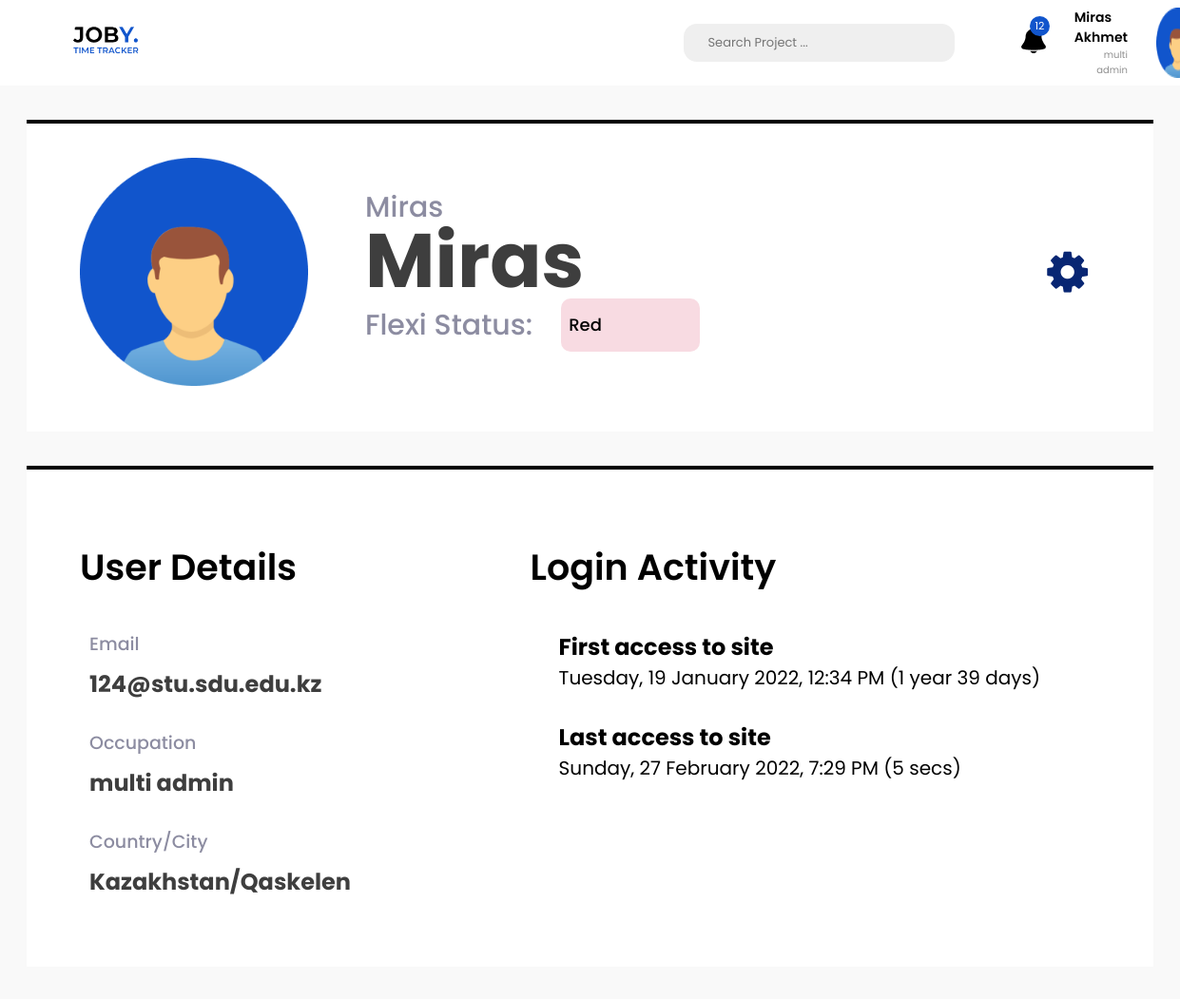
The page /profile (signed in) on the database its author committed.
### models.py (models this page shows, shortened)
class Employee(db.Model, UserMixin):
    id = db.Column(db.Integer(), primary_key=True)
    login_id = db.Column(db.String(10), unique=True, nullable=True)
    name = db.Column(db.String(100), nullable=False)
    surname = db.Column(db.String(100), nullable=False)
    profession = db.Column(db.String(30), nullable=False)
    password = db.Column(db.String(40), nullable=False)
    flex_status = db.relationship('FlexStatus', backref='flex_status')

### views.py (the view)
@app.route('/profile', methods = ['POST', 'GET'])
@login_required
def profile_page():
    user = current_user
    flx = FlexStatus.query.order_by(desc(FlexStatus.enterTime)).filter_by(
        employee_id=current_user.id).first().get_status()
    return render_template('profile.html', user=user, flex=flx)

### models.py (called while the page is built)
@login_manager.user_loader
def load_user(user_id):
    return Employee.query.get(user_id)

    def get_status(self):
        tmp = self.exitTime - self.enterTime
        return tmp.seconds

### templates/profile.html (shortened to what this page needs)
<!DOCTYPE html>
<html lang="en">
<head>
 <link rel="stylesheet" href="{{ url_for('static',filename = 'styles/profile_style.css') }}">
 <link rel="stylesheet" href="https://cdnjs.cloudflare.com/ajax/libs/font-awesome/4.7.0/css/font-awesome.min.css">
</head>
<body>
 <nav>
  <a href="/home" class="logo_container">
   <img src="static/images/logo.png" alt="logo">
  </a>
  <div class="search">
   Search Project ...
  </div>
  <div class="notifications">
   <img src="static/images/bell.png" alt="">
   <div class="notification_numb">12</div>
  </div>
  <div class="profile_info">
   <div class="name_profession">
    <div class="name_surname">{{ user.name }} {{ user.surname }}</div>
    <div class="profession">{{ user.profession }}</div>
   </div>
   <img src="static/images/profile_photo.png" alt="" class="profile_photo">
  </div>
 </nav>
 <section class="main_content">
  <section class="profile_general_info">
   <div class="big_profile_info">
    <img src="static/images/big_profile_photo.png" alt="" class="big_profile_photo">
    <div class="profile_name">
     <div class="header">{{ user.name.capitalize() }}</div>
     <div class="name">{{user.name }}</div>
     <div class="header flexi">Flexi Status:
         {% if flex >= 126000 %}
        <div class="flexi_status w_card">Green</div>
        {% else %}
        <div class="flexi_status wo_card">Red</div>
        {% endif %}
     </div>
    </div>
   </div>
   <i class="fa fa-gear"></i>
  </section>
  <section class="profile_general_info second">
   <div class="user_details">
    <h1>User Details</h1>
    <div class="gray">Email</div>
    <div class="bold">{{user.login_id}}@stu.sdu.edu.kz</div>
    <div class="gray">Occupation</div>
    <div class="bold">{{user.profession}}</div>
    <div class="gray">Country/City</div>
    <div class="bold">Kazakhstan/Qaskelen</div>
   </div>
   <div class="login_activity">
    <h1>Login Activity</h1>
    <div class="bold">First access to site</div>
    <div class="txt">Tuesday, 19 January 2022, 12:34 PM (1 year 39 days)</div>
    <div class="bold">Last access to site</div>
    <div class="txt">Sunday, 27 February 2022, 7:29 PM (5 secs)</div>
   </div>
  </section>
 </section>
</body>
</html>

### static/styles/profile_style.css (style rules this page uses)
body { margin: 0; padding: 0; font-family: Poppins; background-color: #f9f9f9; padding-bottom: 200px; }
nav { height: 90px; background-color: #fff; display: flex; align-items: center; padding-left: 70px; }
.logo_container img { height: auto; width: 100%; max-width: 128px !important; }
.search { width: 408px; height: 40px; background-color: #efefef; border-radius: 14px; display: flex; align-items: center; color: #757575; padding-left: 25px; font-size: 13px; margin-left: 35.5rem; }
.notifications { position: relative; margin-right: 1.8rem; margin-left: 4.3rem; }
.notification_numb { background-color: #1155CC; width: 21px; height: 21px; color: #fff; border-radius: 15px; font-size: 11px; box-sizing: border-box; display: flex; align-items: center; justify-content: center; position: absolute; left: 10px; top: -11px; }
.profile_info { display: flex; cursor: pointer; }
.profile_photo { width: 100%; height: auto; max-width: 46px; }
.name_surname { font-weight: 600; font-size: 14px; }
.profession { color: #8f8f8f; font-size: 10px; text-align: right; }
.name_profession { margin-right: 30px; }
.profile_general_info { padding: 36px 69px 48px 56px; margin: 36px 28px 0 28px; background-color: #fff; border-top: 4px solid #000000; justify-content: space-between; }
.profile_name .header { font-weight: 500; font-size: 30px; line-height: 32px; color: #8C8CA1; }
.profile_name .name { font-weight: 700; font-size: 80px; line-height: 80px; color: #3E3E3E; }
.big_profile_info, .profile_general_info, .flexi { display: flex; align-items: center; }
.big_profile_info .big_profile_photo { width: 100%; height: auto; max-width: 240px; margin-right: 60px; }
.flexi_status { padding: 12px 8px; border-radius: 10px; font-size: large; margin-left: 30px; color: #000; }
.wo_card { background: rgba(204, 17, 62, 0.15); width: 130px; }
.fa-gear { font-size: 50px !important; color: #082673; cursor: pointer; }
.user_details h1, .login_activity h1 { font-weight: 600; font-size: 38px; }
.user_details .gray { font-weight: 500; font-size: 19px; color: #8C8CA1; margin-bottom: 10px; margin-left: 10px; }
.user_details .bold { font-weight: 700; font-size: 24px; color: #3E3E3E; margin-bottom: 30px; margin-left: 10px; }
.second { align-items: flex-start; }
.login_activity { margin-right: 50px; }
.login_activity .bold { font-weight: 700; font-size: 24px; margin-left: 30px; }
.login_activity .txt { font-weight: 400; font-size: 20px; margin-bottom: 30px; margin-left: 30px; }

### rows shown on the page
Employee: name "Miras", surname "Akhmet", profession "multi admin", login_id "124"
